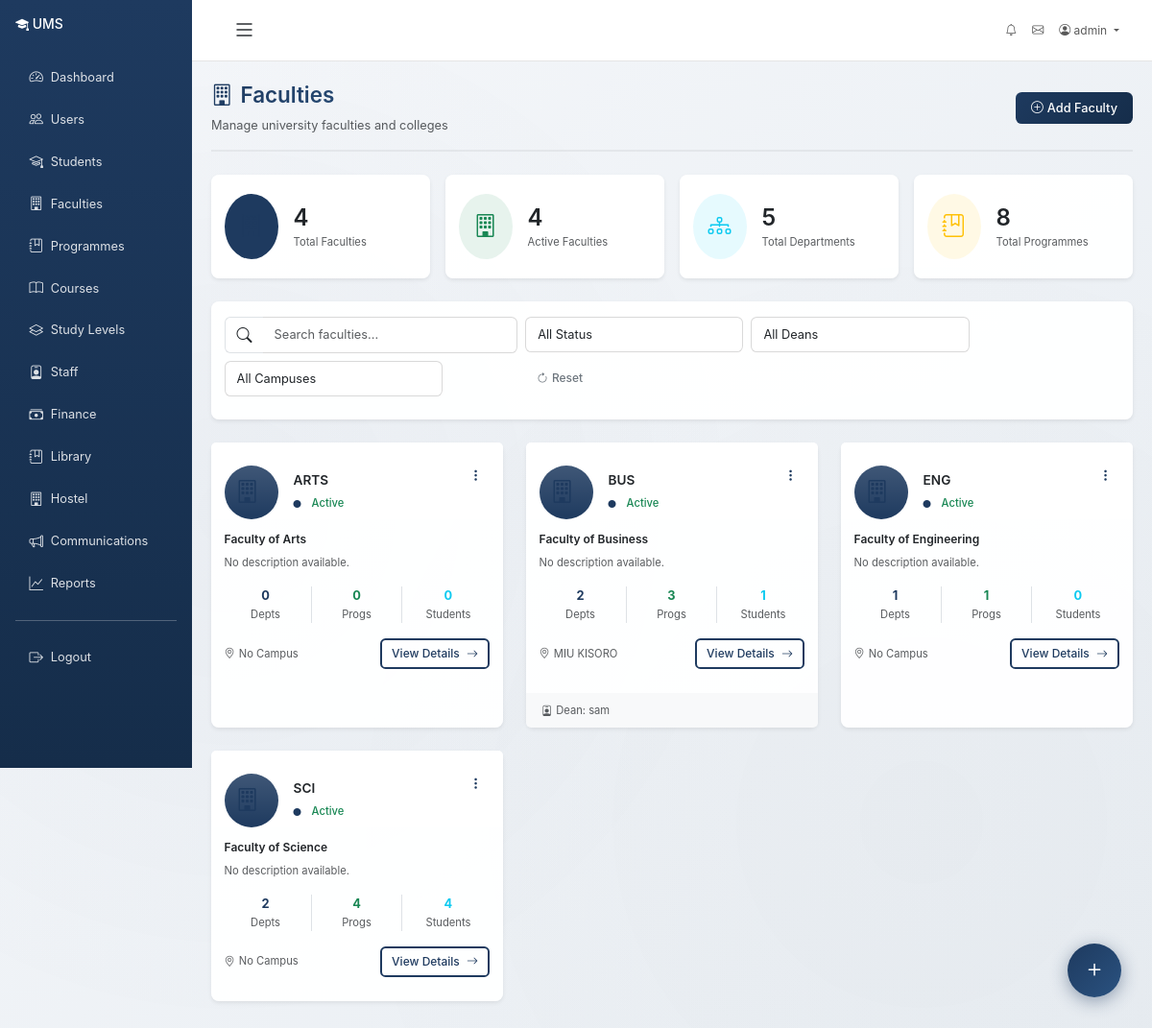
The page /academics/faculties/ (signed in) on the database as committed earlier.
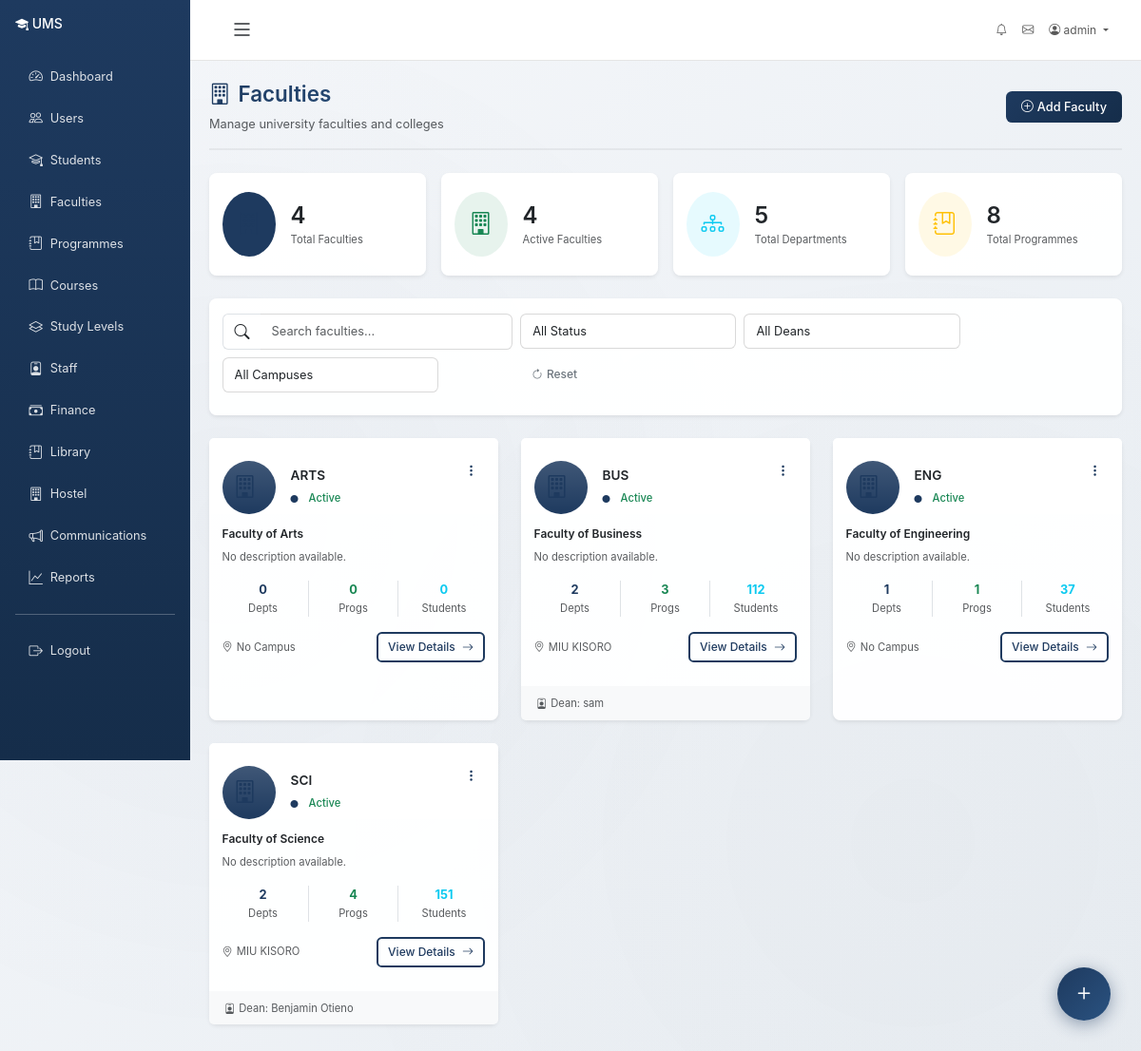
The same page on the database as committed later.
### academics/models.py (models this page shows, shortened)
class Faculty(models.Model):
    name = models.CharField(max_length=200)
    code = models.CharField(max_length=10, unique=True)
    campus = models.ForeignKey(Campus, on_delete=models.CASCADE, related_name='faculties', null=True, blank=True)
    dean = models.ForeignKey(
        settings.AUTH_USER_MODEL, on_delete=models.SET_NULL,
        null=True, blank=True, related_name='faculty_dean'
    )
    description = models.TextField(blank=True)
    established_date = models.DateField(null=True, blank=True)
    is_active = models.BooleanField(default=True)
    created_at = models.DateTimeField(auto_now_add=True)
    class Meta:
        verbose_name_plural = 'Faculties'
        ordering = ['name']

class Campus(models.Model):
    name = models.CharField(max_length=200)
    code = models.CharField(max_length=10, unique=True)
    location = models.CharField(max_length=200)
    address = models.TextField(blank=True)
    phone = models.CharField(max_length=20, blank=True)
    email = models.EmailField(blank=True, null=True)
    is_active = models.BooleanField(default=True)
    created_at = models.DateTimeField(auto_now_add=True)
    class Meta:
        ordering = ['name']

### accounts/models.py (models this page shows, shortened)
class User(AbstractUser):
    class Role(models.TextChoices):
        ADMIN = 'admin', 'Administrator'
        REGISTRAR = 'registrar', 'Registrar'
        LECTURER = 'lecturer', 'Lecturer'
        STUDENT = 'student', 'Student'
        FINANCE = 'finance', 'Finance Staff'
        LIBRARIAN = 'librarian', 'Librarian'
        HOSTEL_MANAGER = 'hostel_manager', 'Hostel Manager'
        FACULTY_DEAN = 'faculty_dean', 'Faculty Dean'
        DEPARTMENT_HEAD = 'department_head', 'Department Head'
        PROGRAMME_COORDINATOR = 'programme_coordinator', 'Programme Coordinator'
    role = models.CharField(max_length=25, choices=Role.choices, default=Role.STUDENT)
    phone_number = models.CharField(max_length=20, blank=True)
    date_of_birth = models.DateField(null=True, blank=True)
    gender = models.CharField(
        max_length=10,
        choices=[('M', 'Male'), ('F', 'Female'), ('O', 'Other')],
        blank=True
    )
    address = models.TextField(blank=True)
    profile_picture = models.ImageField(upload_to='profiles/', null=True, blank=True)
    is_active_member = models.BooleanField(default=True)
    created_at = models.DateTimeField(auto_now_add=True)
    updated_at = models.DateTimeField(auto_now=True)
    class Meta:
        ordering = ['-date_joined']
    @property
    def is_admin(self):
        return self.role == self.Role.ADMIN or self.is_superuser

### academics/views.py (the view)
# urls.py: path('faculties/', views.faculty_list, name='faculty_list'),
@login_required
def faculty_list(request):
    faculties = Faculty.objects.prefetch_related('departments', 'departments__programmes').all()
    campuses = Campus.objects.all()
    User = apps.get_model('accounts', 'User')
    deans = User.objects.filter(role=User.Role.FACULTY_DEAN)
    for faculty in faculties:
        faculty.programme_count = Programme.objects.filter(department__faculty=faculty).count()
        faculty.student_count = students_models.Student.objects.filter(programme__department__faculty=faculty).count()
    total_faculties = faculties.count()
    active_faculties = faculties.filter(is_active=True).count()
    total_departments = Department.objects.filter(faculty__in=faculties).count()
    total_programmes = Programme.objects.filter(department__faculty__in=faculties).count()
    context = {
        'faculties': faculties,
        'campuses': campuses,
        'deans': deans,
        'total_faculties': total_faculties,
        'active_faculties': active_faculties,
        'total_departments': total_departments,
        'total_programmes': total_programmes,
    }
    return render(request, 'academics/faculty_list.html', context)

### accounts/context_processors.py (called while the page is built, shortened)
def admin_dashboard_stats(request):
    context = {}
    return context

def user_context(request):
    context = {}
    if request.user.is_authenticated:
        user = request.user
        context['user_role'] = user.role
        context['user_role_display'] = user.get_role_display()
        context['is_admin_user'] = user.is_admin
        context['is_staff_user'] = user.role in ['admin', 'registrar', 'lecturer', 'finance', 'librarian', 'hostel_manager']
        nav_items = _get_nav_items(user)
        context['nav_items'] = nav_items
    return context

### templates/academics/faculty_list.html (shortened to what the changed rows need)
{% extends "base.html" %}
{% load static %}
{% block content %}
<div class="page-header d-flex justify-content-between align-items-center mb-4">
    <div>
        <h1 class="page-title"><i class="bi bi-building me-2"></i>Faculties</h1>
    </div>
</div>
<div class="row g-4" id="facultiesGrid">
    {% for faculty in faculties %}
    <div class="col-md-6 col-lg-4 faculty-card" data-status="{% if faculty.is_active %}active{% else %}inactive{% endif %}" data-campus="{{ faculty.campus.id|default:'' }}" data-dean="{{ faculty.dean.id|default:'' }}" data-name="{{ faculty.name|lower }}" data-code="{{ faculty.code|lower }}">
        <div class="card border-0 shadow-sm h-100">
            <div class="card-header bg-white border-bottom-0 pt-4 pb-0">
                <div class="d-flex justify-content-between align-items-start">
                    <div class="d-flex align-items-center">
                        <div class="bg-primary bg-gradient rounded-circle d-flex align-items-center justify-content-center text-white me-3" style="width: 56px; height: 56px;">
                            <i class="bi bi-building fs-4"></i>
                        </div>
                        <div>
                            <h5 class="mb-1">{{ faculty.code }}</h5>
                            <span class="{% if faculty.is_active %}text-success{% else %}text-secondary{% endif %} small">
                                <i class="bi bi-circle-fill" style="font-size: 8px;"></i> {% if faculty.is_active %}Active{% else %}Inactive{% endif %}
                            </span>
                        </div>
                    </div>
                    {% if request.user.role in 'admin,registrar' or request.user.is_superuser %}
                    <div class="dropdown">
                        <button class="btn btn-link text-muted p-0" data-bs-toggle="dropdown">
                            <i class="bi bi-three-dots-vertical"></i>
                        </button>
                    </div>
                    {% endif %}
                </div>
            </div>
            <div class="card-body">
                <h6 class="card-title mb-2">{{ faculty.name }}</h6>
                <p class="text-muted small mb-3">{{ faculty.description|truncatechars:80|default:"No description available." }}</p>
                <div class="row g-2 text-center mb-3">
                    <div class="col-4 border-end">
                        <div class="text-primary fw-bold">{{ faculty.departments.count }}</div>
                        <small class="text-muted">Depts</small>
                    </div>
                    <div class="col-4 border-end">
                        <div class="text-success fw-bold">{{ faculty.programme_count|default:0 }}</div>
                        <small class="text-muted">Progs</small>
                    </div>
                    <div class="col-4">
                        <div class="text-info fw-bold">{{ faculty.student_count|default:0 }}</div>
                        <small class="text-muted">Students</small>
                    </div>
                </div>
                <div class="d-flex justify-content-between align-items-center">
                    <small class="text-muted">
                        <i class="bi bi-geo-alt me-1"></i>{{ faculty.campus.name|default:"No Campus" }}
                    </small>
                    <a href="{% url 'academics:faculty_detail' faculty.pk %}" class="btn btn-outline-primary btn-sm">
                        View Details <i class="bi bi-arrow-right ms-1"></i>
                    </a>
                </div>
            </div>
            {% if faculty.dean %}
            <div class="card-footer bg-light border-top-0">
                <small class="text-muted">
                    <i class="bi bi-person-badge me-1"></i>Dean: {{ faculty.dean.get_full_name|default:faculty.dean.username }}
                </small>
            </div>
            {% endif %}
        </div>
    </div>
    {% endfor %}
</div>
{% endblock %}

Rows that differ between the two databases and show on the page:
computed for Faculty "BUS": student_count "1" → "112"
computed for Faculty "ENG": student_count "0" → "37"
changed Faculty "SCI": student_count "4" → "151"; campus.name "No Campus" → "MIU KISORO"; dean_id empty → 310 (drawn); dean.get_full_name (not shown) → "Benjamin Otieno"
